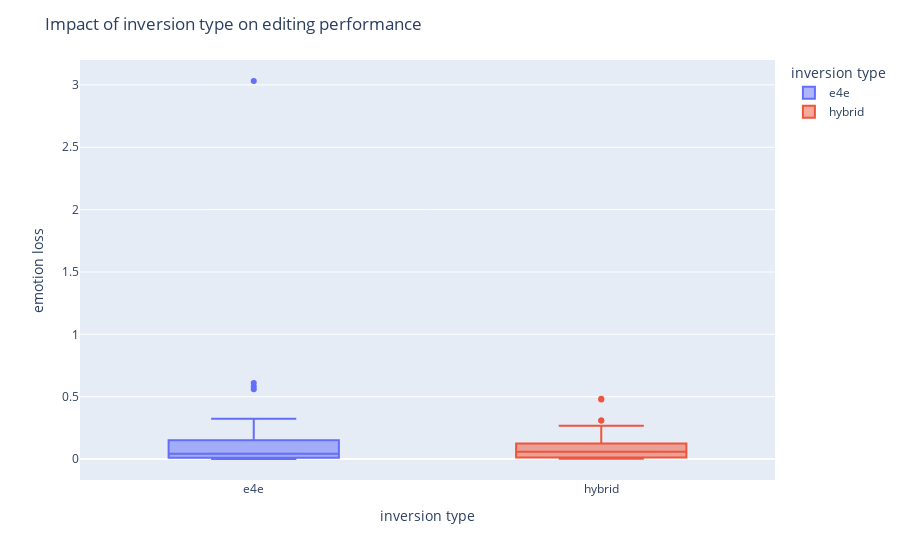

Write notebook code for a chart like this one.
### Code cell
import plotly.express as px
import pandas as pd
import numpy as np

data = {
    "inversion type": ["e4e"] * len(sims_e4e) + ["hybrid"] * len(sims_hybrid),
    "emotion loss": (
        emo_scores_e4e + 
        emo_scores_hybrid
    )
}

df = pd.DataFrame(data)

fig = px.box(df, x="inversion type", y="emotion loss", color="inversion type")
fig.update_traces(quartilemethod="exclusive") # or "inclusive", or "linear" by default
fig.update_layout(title="Impact of inversion type on editing performance")

fig.show()

### Figure 1 — Plotly figure (JSON) as saved in the notebook; plotly's stock layout.template omitted (floating-point values rounded to 4 significant figures)
{"data": [{"alignmentgroup": "True", "hovertemplate": "inversion type=%{x}<br>emotion loss=%{y}<extra></extra>", "legendgroup": "e4e", "marker": {"color": "#636efa"}, "name": "e4e", "notched": false, "offsetgroup": "e4e", "orientation": "v", "quartilemethod": "exclusive", "showlegend": true, "type": "box", "x": ["e4e", "e4e", "e4e", "e4e", "e4e", "e4e", "e4e", "e4e", "e4e", "e4e", "e4e", "e4e", "e4e", "e4e", "e4e", "e4e", "e4e", "e4e", "e4e", "e4e", "e4e", "e4e", "e4e", "e4e", "e4e", "e4e", "e4e", "e4e", "e4e", "e4e", "e4e", "e4e", "e4e", "e4e", "e4e", "e4e", "e4e", "e4e", "e4e", "e4e", "e4e", "e4e", "e4e", "e4e", "e4e", "e4e", "e4e", "e4e", "e4e", "e4e", "e4e", "e4e", "e4e", "e4e", "e4e", "e4e", "e4e", "e4e", "e4e", "e4e", "e4e", "e4e", "e4e", "e4e", "e4e"], "x0": " ", "xaxis": "x", "y": [0.02142, 0.07062, 0.1688, 0.05035, 0.007751, 0.007221, 0.01003, 0.6099, 0.0003846, 0.01611, 0.1517, 0.1653, 0.08466, 0.005093, 0.03311, 0.001433, 0.004196, 0.04538, 0.01341, 0.01313, 0.2484, 0.008308, 0.5601, 0.5815, 0.03683, 0.06049, 0.06464, 0.2216, 0.009964, 3.031, 0.1153, 0.04758, 0.00528, 0.0321, 0.23, 0.01452, 0.2426, 0.06378, 0.009636, 0.04187, 0.009872, 0.06653, 0.02769, 0.149, 0.01427, 0.08624, 0.00149, 0.0148, 0.07727, 0.1644, 0.008339, 0.008705, 0.05087, 0.3193, 0.008255, 0.1157, 0.08575, 0.01083, 0.009514, 0.1508, 0.01797, 0.0321, 0.3101, 0.02429, 0.3237], "y0": " ", "yaxis": "y"}, {"alignmentgroup": "True", "hovertemplate": "inversion type=%{x}<br>emotion loss=%{y}<extra></extra>", "legendgroup": "hybrid", "marker": {"color": "#EF553B"}, "name": "hybrid", "notched": false, "offsetgroup": "hybrid", "orientation": "v", "quartilemethod": "exclusive", "showlegend": true, "type": "box", "x": ["hybrid", "hybrid", "hybrid", "hybrid", "hybrid", "hybrid", "hybrid", "hybrid", "hybrid", "hybrid", "hybrid", "hybrid", "hybrid", "hybrid", "hybrid", "hybrid", "hybrid", "hybrid", "hybrid", "hybrid", "hybrid", "hybrid", "hybrid", "hybrid", "hybrid", "hybrid", "hybrid", "hybrid", "hybrid", "hybrid", "hybrid", "hybrid", "hybrid", "hybrid", "hybrid", "hybrid", "hybrid", "hybrid", "hybrid", "hybrid", "hybrid", "hybrid", "hybrid", "hybrid", "hybrid", "hybrid", "hybrid", "hybrid", "hybrid", "hybrid", "hybrid", "hybrid", "hybrid", "hybrid", "hybrid", "hybrid", "hybrid", "hybrid", "hybrid", "hybrid", "hybrid", "hybrid", "hybrid", "hybrid", "hybrid"], "x0": " ", "xaxis": "x", "y": [0.00613, 0.05893, 0.2418, 0.1159, 0.0132, 0.07129, 0.0264, 0.4839, 0.001773, 0.01501, 0.07983, 0.2466, 0.08588, 0.00589, 0.06494, 0.003544, 0.0168, 0.02823, 0.01277, 0.01206, 0.2529, 0.00499, 0.3093, 0.3086, 0.01136, 0.07825, 0.1011, 0.2634, 0.01194, 0.2498, 0.2472, 0.1333, 0.006271, 0.04398, 0.4771, 0.0162, 0.2673, 0.1161, 0.01631, 0.03128, 0.01228, 0.06012, 0.03519, 0.0838, 0.004494, 0.08246, 0.003517, 0.004456, 0.05234, 0.2162, 0.01181, 0.01215, 0.03102, 0.1892, 0.07068, 0.05756, 0.1092, 0.01157, 0.01305, 0.07068, 0.06104, 0.05832, 0.2622, 0.01662, 0.2153], "y0": " ", "yaxis": "y"}], "layout": {"boxmode": "overlay", "legend": {"title": {"text": "inversion type"}, "tracegroupgap": 0}, "margin": {"t": 60}, "title": {"text": "Impact of inversion type on editing performance"}, "xaxis": {"anchor": "y", "categoryarray": ["e4e", "hybrid"], "categoryorder": "array", "domain": [0, 1], "title": {"text": "inversion type"}}, "yaxis": {"anchor": "x", "domain": [0, 1], "title": {"text": "emotion loss"}}}}
